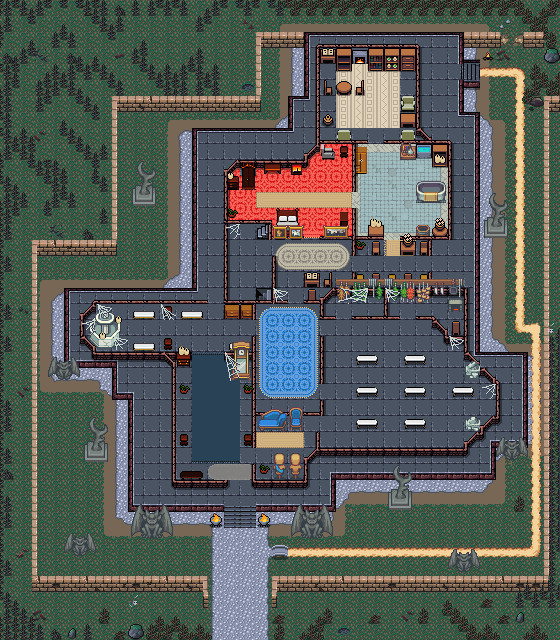

The image is a tile-based game level rendered from a .tmx file. Its description and source (layers, tilesets, objects; grid data summarised) follow:
An orthogonal 35x40 tile map with 16x16 px tiles, 7 tile layers (Ground, Ground Clutter, Medium Ground, Medium Clutter, ...), 5 tilesets and 36 objects (Enemy).

<map version="1.10" tiledversion="1.10.2" orientation="orthogonal" renderorder="right-down" width="35" height="40" tilewidth="16" tileheight="16" infinite="0" nextlayerid="9" nextobjectid="39">
 <tileset firstgid="1" source="../../../tileset/Inn_Dungeon.tsx" />
 <tileset firstgid="4481" source="../../../tileset/inn_dungeon_floor.tsx" />
 <tileset firstgid="5106" source="../../../tileset/inn_main.tsx" />
 <tileset firstgid="15218" source="../../../../../common/maps/tileset/main.tsx" />
 <tileset firstgid="25330" source="../../../tileset/buildings.tsx" />
 <layer id="1" name="Ground" width="35" height="40">
  <data>[1400 cells, 1400 non-empty, 16 distinct tile ids]</data>
 </layer>
 <layer id="2" name="Ground Clutter" width="35" height="40">
  <data>[1400 cells, 761 non-empty, 43 distinct tile ids]</data>
 </layer>
 <layer id="3" name="Medium Ground" width="35" height="40">
  <data>[1400 cells, 771 non-empty, 106 distinct tile ids]</data>
 </layer>
 <layer id="4" name="Medium Clutter" width="35" height="40">
  <data>[1400 cells, 443 non-empty, 132 distinct tile ids]</data>
 </layer>
 <layer id="5" name="Walls" width="35" height="40">
  <properties>
   <property name="spriteLayer" type="bool" value="true" />
  </properties>
  <data>[1400 cells, 134 non-empty, 58 distinct tile ids]</data>
 </layer>
 <objectgroup id="7" name="Object Layer 1">
  <object id="1" template="../../../obj/entry_left.tx" x="256" y="302.75">
   <properties>
    <property name="teleport" value="../Innistrad/maps/map/main_story/inn_approaches/davriels_mansion_dungeon.tmx.tmx" />
   </properties>
  </object>
  <object id="2" template="../../../obj/entry_left.tx" x="253.75" y="240.25">
   <properties>
    <property name="teleport" value="../Innistrad/maps/map/main_story/inn_approaches/davriels_mansion_2.tmx.tmx" />
   </properties>
  </object>
  <object id="4" template="../../../obj/entry_up.tx" x="214.667" y="640.667" width="54.6667" height="14" />
  <object id="5" template="../../../obj/enemy.tx" x="233" y="490.333">
   <properties>
    <property name="enemy" value="charmbreaker devil" />
    <property name="pursueRange" type="int" value="30" />
    <property name="threatRange" type="int" value="10" />
   </properties>
  </object>
  <object id="6" template="../../../obj/enemy.tx" name="Enemy" x="479.333" y="75" rotation="0">
   <properties>
    <property name="enemy" value="hobblefiend" />
    <property name="threatRange" type="int" value="30" />
    <property name="waypoints" value="8,9" />
   </properties>
  </object>
  <object id="7" template="../../../obj/enemy.tx" x="437.667" y="69">
   <properties>
    <property name="enemy" value="pitchburn_devil" />
    <property name="threatRange" type="int" value="15" />
    <property name="waypoints" value="10,11,10,12" />
   </properties>
  </object>
  <object id="8" template="../../../obj/waypoint.tx" x="511" y="131.667" />
  <object id="9" template="../../../obj/waypoint.tx" x="464.333" y="80.3333" />
  <object id="10" template="../../../obj/waypoint.tx" x="423.333" y="53.3333" />
  <object id="11" template="../../../obj/waypoint.tx" x="443.667" y="53.3333" />
  <object id="12" template="../../../obj/waypoint.tx" x="421.333" y="113.667" />
  <object id="13" template="../../../obj/enemy.tx" x="303" y="256.25">
   <properties>
    <property name="pursueRange" type="int" value="10000" />
    <property name="threatRange" type="int" value="15" />
    <property name="waypoints" value="19,14,19,15,17,16,17,18,19,20,21,22,23,24,20" />
   </properties>
  </object>
  <object id="14" template="../../../obj/waypoint.tx" x="257" y="256.25" />
  <object id="15" template="../../../obj/waypoint.tx" x="319.5" y="180" />
  <object id="16" template="../../../obj/waypoint.tx" x="375.75" y="95.75" />
  <object id="17" template="../../../obj/waypoint.tx" x="387.75" y="199.75" />
  <object id="18" template="../../../obj/waypoint.tx" x="384" y="271.25" />
  <object id="19" template="../../../obj/waypoint.tx" x="288.5" y="259.25" />
  <object id="20" template="../../../obj/waypoint.tx" x="289.5" y="336" />
  <object id="21" template="../../../obj/waypoint.tx" x="128" y="336.25" />
  <object id="22" template="../../../obj/waypoint.tx" x="384.25" y="336.5" />
  <object id="23" template="../../../obj/waypoint.tx" x="384" y="414.75" />
  <object id="24" template="../../../obj/waypoint.tx" x="317.5" y="400.75" />
  <object id="25" template="../../../obj/booster.tx" x="119.5" y="336.5">
   <properties>
    <property name="reward">[
  {
    "editions": [ "AVR", "VOW" ],
    "type": "card",
    "count": 6,
    "rarity": [ "Common" ]
  },
  {
    "editions": [ "VOW", "AVR" ],
    "type": "card",
    "count": 2,
    "rarity": [ "Uncommon" ]
  },
  {
    "editions": [ "AVR", "VOW" ],
    "type": "card",
    "count": 1,
    "rarity": [ "Rare", "Mythic Rare" ]
  }
]
</property>
   </properties>
  </object>
  <object id="26" template="../../../obj/gold.tx" x="177.5" y="415.25" />
  <object id="27" template="../../../obj/gold.tx" x="256" y="409.5" />
  <object id="28" template="../../../obj/gold.tx" x="366.5" y="316" />
  <object id="29" template="../../../obj/scroll.tx" x="430.5" y="306.75">
   <properties>
    <property name="reward" value="[ { &quot;type&quot;: &quot;card&quot;, &quot;cardName&quot;: &quot;Curse of Opulence&quot;, &quot;count&quot;: 1 } ]" />
   </properties>
  </object>
  <object id="30" template="../../../obj/gold.tx" x="479.75" y="417.75" />
  <object id="31" template="../../../obj/booster.tx" x="262.75" y="176.5">
   <properties>
    <property name="reward">[
  {
    "editions": [ "AVR", "VOW" ],
    "type": "card",
    "count": 6,
    "rarity": [ "Common" ]
  },
  {
    "editions": [ "VOW", "AVR" ],
    "type": "card",
    "count": 2,
    "rarity": [ "Uncommon" ]
  },
  {
    "editions": [ "AVR", "VOW" ],
    "type": "card",
    "count": 1,
    "rarity": [ "Rare", "Mythic Rare" ]
  }
]
</property>
   </properties>
  </object>
  <object id="32" template="../../../obj/treasure.tx" x="398" y="96">
   <properties>
    <property name="reward">[{
  "type": "randomCard",
  "count": 3,
  "colors": [ "colorID" ]
},{
  "type": "randomCard",
  "count": 2,
  "probability": 0.5,
  "rarity": [ "rare" ],
  "colors": [ "colorID" ]
},{
  "type": "randomCard",
  "probability": 0.35,
  "rarity": ["uncommon", "rare"],
  "count": 2,
  "addMaxCount": 4
}]</property>
   </properties>
  </object>
  <object id="33" template="../../../obj/scroll.tx" x="144.25" y="384.5">
   <properties>
    <property name="reward" value="[ { &quot;type&quot;: &quot;card&quot;, &quot;cardName&quot;: &quot;Vile Rebirth&quot;, &quot;count&quot;: 2 } ]" />
   </properties>
  </object>
  <object id="34" template="../../../obj/scroll.tx" x="12.5" y="40.25">
   <properties>
    <property name="reward" value="[ { &quot;type&quot;: &quot;card&quot;, &quot;cardName&quot;: &quot;Reprobation&quot;, &quot;count&quot;: 2 } ]" />
   </properties>
  </object>
  <object id="35" template="../../../obj/gold.tx" x="97" y="101.5">
   <properties>
    <property name="reward">[
  {
    "type": "gold",
    "count": 20,
    "addMaxCount": 20
 }
]</property>
   </properties>
  </object>
  <object id="36" template="../../../obj/scroll.tx" x="223.5" y="95.25" width="11.5" height="12.75">
   <properties>
    <property name="reward" value="[ { &quot;type&quot;: &quot;card&quot;, &quot;cardName&quot;: &quot;Scaretiller&quot;, &quot;count&quot;: 1 } ]" />
   </properties>
  </object>
  </objectgroup>
 <layer id="6" name="above" width="35" height="40">
  <data>[1400 cells, 73 non-empty, 53 distinct tile ids]</data>
 </layer>
 <layer id="8" name="above clutter" width="35" height="40">
  <data>[1400 cells, 21 non-empty, 12 distinct tile ids]</data>
 </layer>
</map>
<!-- 1 of 36 objects omitted -->
